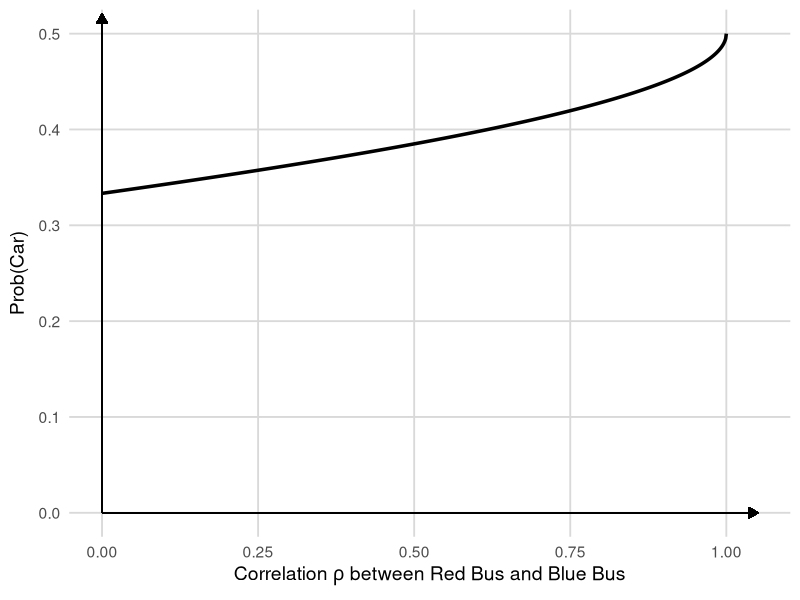

Recreate this plot in R.
library(mvtnorm)


rho_vals <- seq(0, 1, by = 0.001)

# Function to compute choice probability for car
compute_car_prob <- function(rho) {
  # Define mean vector for utility differences
  mean_vec <- c(0, 0)  
  
  # Covariance matrix for utility differences:
  # Define V1 = ε_RedBus - ε_Car
  #       V2 = ε_BlueBus - ε_Car
  # So,
  # Var(V1) = Var(ε_RedBus) + Var(ε_Car) = 1 + 1 = 2
  # Var(V2) = Var(ε_BlueBus) + Var(ε_Car) = 1 + 1 = 2
  # Cov(V1, V2) = Cov(ε_RedBus, ε_BlueBus) + Cov(ε_Car, ε_Car) = rho + 1 = rho + 1
  
  sigma_mat <- matrix(c(2, rho + 1,
                        rho + 1, 2), nrow = 2)
  
  # We compute: P(ε_Car > ε_RedBus and ε_Car > ε_BlueBus)
  #             P(ε_RedBus - ε_Car < 0 and ε_BlueBus - ε_Car < 0)
  #             P(V1 < 0, V2 < 0) = CDF of bivariate normal at (0,0)
  prob <- pmvnorm(upper = c(0, 0), mean = mean_vec, sigma = sigma_mat)
  
  return(as.numeric(prob))
}

# apply to each rho
results <- data.frame(
  rho = rho_vals,
  car_prob = sapply(rho_vals, compute_car_prob)
)



# graphics ----------------------------------------------------------------

library(ggplot2)

ggplot(results, aes(x = rho, y = car_prob)) +
  geom_line(color = "black", size = 1.2) +
  scale_x_continuous(
    name = expression("Correlation" ~ rho ~ "between Red Bus and Blue Bus"),
    breaks = seq(0, 1, by = 0.25)
  ) +
  scale_y_continuous(
    name = expression("Prob(Car)"),
    limits = c(0, 0.5),
    breaks = seq(0, 1, by = 0.1)
  ) +
  theme_minimal(base_size = 14) +
  theme(
    plot.title = element_blank(),
    axis.title = element_text(face = "bold"),
    panel.grid.major = element_line(color = "gray85"),
    panel.grid.minor = element_blank(),
  ) +
  geom_segment(x = 0, y = 0, xend = 0, yend = 0.52, 
             arrow = arrow(length = unit(0.25, "cm"), type = "closed"),
             color = "black") +
  geom_segment(aes(x = 0, y = 0, xend = 1.05, yend = 0), 
               arrow = arrow(length = unit(0.25, "cm"), type = "closed"),
               color = "black")

